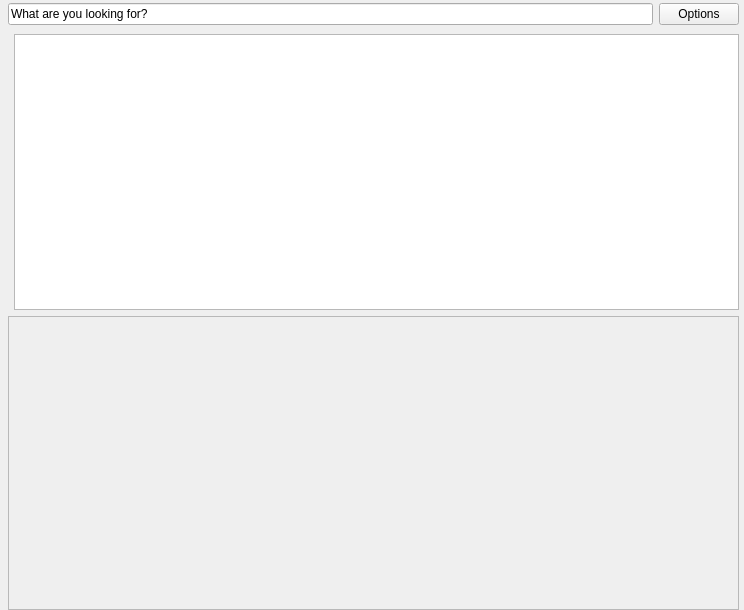
<?xml version="1.0" encoding="UTF-8"?>
<ui version="4.0">
 <class>MainWindow</class>
 <widget class="QMainWindow" name="MainWindow">
  <property name="geometry">
   <rect>
    <x>0</x>
    <y>0</y>
    <width>744</width>
    <height>610</height>
   </rect>
  </property>
  <property name="windowTitle">
   <string>Checkout</string>
  </property>
  <property name="styleSheet">
   <string notr="true"/>
  </property>
  <widget class="QWidget" name="centralwidget">
   <property name="styleSheet">
    <string notr="true"/>
   </property>
   <layout class="QHBoxLayout" name="horizontalLayout_3">
    <property name="leftMargin">
     <number>5</number>
    </property>
    <property name="topMargin">
     <number>0</number>
    </property>
    <property name="rightMargin">
     <number>5</number>
    </property>
    <property name="bottomMargin">
     <number>0</number>
    </property>
    <item>
     <widget class="QWidget" name="widget" native="true">
      <layout class="QHBoxLayout" name="horizontalLayout">
       <property name="margin">
        <number>0</number>
       </property>
       <item>
        <widget class="QStackedWidget" name="uistack">
         <property name="styleSheet">
          <string notr="true"/>
         </property>
         <property name="currentIndex">
          <number>0</number>
         </property>
         <widget class="QWidget" name="bookpage">
          <layout class="QVBoxLayout" name="verticalLayout_2">
           <property name="leftMargin">
            <number>3</number>
           </property>
           <property name="topMargin">
            <number>3</number>
           </property>
           <property name="rightMargin">
            <number>0</number>
           </property>
           <property name="bottomMargin">
            <number>0</number>
           </property>
           <item>
            <widget class="QWidget" name="widget_2" native="true">
             <property name="styleSheet">
              <string notr="true"/>
             </property>
             <layout class="QHBoxLayout" name="horizontalLayout_2">
              <property name="margin">
               <number>0</number>
              </property>
              <item>
               <widget class="CustomLineEdit" name="search_query">
                <property name="text">
                 <string>What are you looking for?</string>
                </property>
               </widget>
              </item>
              <item>
               <widget class="QPushButton" name="options">
                <property name="text">
                 <string>Options</string>
                </property>
               </widget>
              </item>
             </layout>
            </widget>
           </item>
           <item>
            <widget class="QTableWidget" name="books">
             <property name="sizePolicy">
              <sizepolicy hsizetype="Expanding" vsizetype="Expanding">
               <horstretch>0</horstretch>
               <verstretch>0</verstretch>
              </sizepolicy>
             </property>
             <property name="maximumSize">
              <size>
               <width>16777215</width>
               <height>16777215</height>
              </size>
             </property>
             <property name="focusPolicy">
              <enum>Qt::WheelFocus</enum>
             </property>
             <property name="styleSheet">
              <string notr="true">margin-top: 3px;
margin-left: 6px;
</string>
             </property>
             <property name="horizontalScrollBarPolicy">
              <enum>Qt::ScrollBarAlwaysOff</enum>
             </property>
             <property name="alternatingRowColors">
              <bool>false</bool>
             </property>
             <property name="selectionMode">
              <enum>QAbstractItemView::SingleSelection</enum>
             </property>
             <property name="selectionBehavior">
              <enum>QAbstractItemView::SelectRows</enum>
             </property>
             <property name="showGrid">
              <bool>false</bool>
             </property>
             <attribute name="horizontalHeaderVisible">
              <bool>false</bool>
             </attribute>
             <attribute name="horizontalHeaderCascadingSectionResizes">
              <bool>false</bool>
             </attribute>
             <attribute name="horizontalHeaderDefaultSectionSize">
              <number>200</number>
             </attribute>
             <attribute name="horizontalHeaderMinimumSectionSize">
              <number>27</number>
             </attribute>
             <attribute name="horizontalHeaderStretchLastSection">
              <bool>true</bool>
             </attribute>
             <attribute name="verticalHeaderVisible">
              <bool>false</bool>
             </attribute>
             <attribute name="verticalHeaderDefaultSectionSize">
              <number>40</number>
             </attribute>
             <attribute name="verticalHeaderStretchLastSection">
              <bool>false</bool>
             </attribute>
             <column>
              <property name="text">
               <string>Title</string>
              </property>
             </column>
             <column>
              <property name="text">
               <string>Author</string>
              </property>
             </column>
             <column>
              <property name="text">
               <string>Checked In/Out</string>
              </property>
             </column>
            </widget>
           </item>
           <item>
            <widget class="QScrollArea" name="scrollArea">
             <property name="widgetResizable">
              <bool>false</bool>
             </property>
             <widget class="QWidget" name="scrollAreaWidgetContents">
              <property name="geometry">
               <rect>
                <x>0</x>
                <y>0</y>
                <width>729</width>
                <height>292</height>
               </rect>
              </property>
              <layout class="QGridLayout" name="gridLayout">
               <item row="0" column="0">
                <layout class="QVBoxLayout" name="booklist"/>
               </item>
              </layout>
             </widget>
            </widget>
           </item>
          </layout>
         </widget>
         <widget class="QWidget" name="optionspage">
          <layout class="QVBoxLayout" name="verticalLayout">
           <item>
            <widget class="QPushButton" name="back_to_books">
             <property name="text">
              <string>&lt;&lt; Back to getting books!</string>
             </property>
            </widget>
           </item>
           <item>
            <widget class="QWidget" name="widget_3" native="true">
             <layout class="QFormLayout" name="formLayout">
              <property name="fieldGrowthPolicy">
               <enum>QFormLayout::AllNonFixedFieldsGrow</enum>
              </property>
              <property name="leftMargin">
               <number>30</number>
              </property>
              <property name="rightMargin">
               <number>30</number>
              </property>
              <item row="0" column="0">
               <widget class="QLabel" name="user_label">
                <property name="text">
                 <string>Currently logged into goodreads as %s.</string>
                </property>
               </widget>
              </item>
              <item row="0" column="1">
               <widget class="QPushButton" name="switch_user_button">
                <property name="text">
                 <string>Switch to a different user</string>
                </property>
               </widget>
              </item>
              <item row="1" column="0">
               <widget class="QLabel" name="library_shelf_label">
                <property name="text">
                 <string>The books in your &quot;%s&quot; shelf on goodreads represent your inventory.</string>
                </property>
               </widget>
              </item>
              <item row="1" column="1">
               <widget class="QPushButton" name="switch_library_button">
                <property name="text">
                 <string>Use a different shelf</string>
                </property>
               </widget>
              </item>
              <item row="3" column="0">
               <spacer name="horizontalSpacer">
                <property name="orientation">
                 <enum>Qt::Horizontal</enum>
                </property>
                <property name="sizeHint" stdset="0">
                 <size>
                  <width>40</width>
                  <height>20</height>
                 </size>
                </property>
               </spacer>
              </item>
              <item row="4" column="1">
               <widget class="QPushButton" name="view_log_button">
                <property name="text">
                 <string>View your log file</string>
                </property>
               </widget>
              </item>
              <item row="5" column="1">
               <widget class="QPushButton" name="switch_log_button">
                <property name="text">
                 <string>Move your log file</string>
                </property>
               </widget>
              </item>
              <item row="7" column="1">
               <widget class="QPushButton" name="view_inventory_button">
                <property name="text">
                 <string>View your inventory file</string>
                </property>
               </widget>
              </item>
              <item row="6" column="0">
               <spacer name="horizontalSpacer_2">
                <property name="orientation">
                 <enum>Qt::Horizontal</enum>
                </property>
                <property name="sizeHint" stdset="0">
                 <size>
                  <width>40</width>
                  <height>20</height>
                 </size>
                </property>
               </spacer>
              </item>
              <item row="7" column="0">
               <widget class="QLabel" name="inventory_label">
                <property name="text">
                 <string>Your current inventory is recorded in: &quot;%s&quot;.</string>
                </property>
               </widget>
              </item>
              <item row="8" column="1">
               <widget class="QPushButton" name="switch_inventory_button">
                <property name="text">
                 <string>Move your inventory file</string>
                </property>
               </widget>
              </item>
              <item row="4" column="0">
               <widget class="QLabel" name="log_label">
                <property name="text">
                 <string>The check-ins and check-outs are being recorded in: &quot;%s&quot;.</string>
                </property>
               </widget>
              </item>
             </layout>
            </widget>
           </item>
          </layout>
         </widget>
        </widget>
       </item>
      </layout>
     </widget>
    </item>
   </layout>
  </widget>
 </widget>
 <customwidgets>
  <customwidget>
   <class>CustomLineEdit</class>
   <extends>QLineEdit</extends>
   <header>customgui</header>
  </customwidget>
 </customwidgets>
 <resources/>
 <connections/>
</ui>
